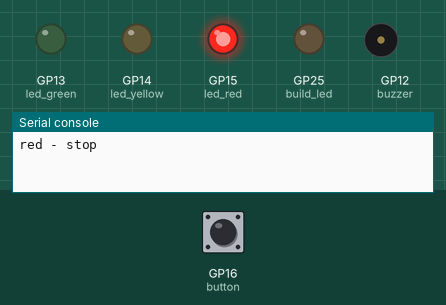
Simulated run of this program. Board: Raspberry Pi Pico running MicroPython. On the bench: output pins drawn as LEDs (lit = HIGH), buzzer (waves = sounding, pin HIGH), the last lines printed to the serial console. The inputs (shaded band) are chosen by the test bench; at power-on: GP16 (button) LOW. Threads take turns every 2 ms.

Above: at 1.2 s.
1.3 s: GP16 (button) pulled HIGH for 0.15 s
At 6.3 s:
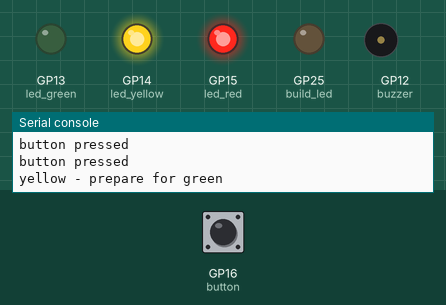
At 20.1 s:
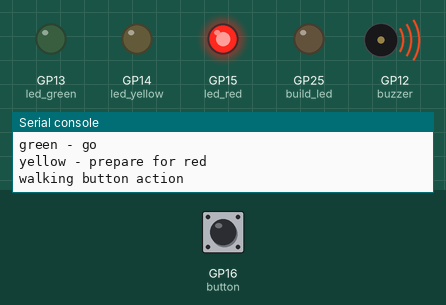
Timing chart, 0 to 21.5 s (numbered marks = the images above; inputs shaded):
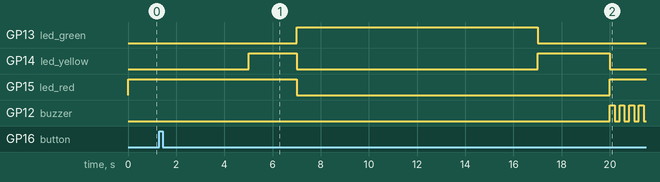

The program:

traffic_lights.py
```python
import machine
import utime
import _thread

led_red = machine.Pin(15, machine.Pin.OUT)
led_red.off()
led_yellow = machine.Pin(14, machine.Pin.OUT)
led_yellow.off()
led_green = machine.Pin(13, machine.Pin.OUT)
led_green.off()

button = machine.Pin(16, machine.Pin.IN, machine.Pin.PULL_DOWN)
buzzer = machine.Pin(12, machine.Pin.OUT)
buzzer.off()
build_led = machine.Pin(25, machine.Pin.OUT)
build_led.off()

global button_pressed
button_pressed = False


def button_reader_thread():
    global button_pressed
    while True:
        if button.value() == 1:
            print("button pressed")
            button_pressed = True


_thread.start_new_thread(button_reader_thread, ())

while True:
    if button_pressed:
        print("walking button action")
        led_red.on()
        for i in range(10):
            buzzer.on()
            utime.sleep(0.2)
            buzzer.off()
            utime.sleep(0.2)
        global button_pressed
        button_pressed = False

    print("red - stop")
    led_red.on()
    utime.sleep(5)

    print("yellow - prepare for green")
    led_yellow.on()
    utime.sleep(2)

    print("green - go")
    led_red.off()
    led_yellow.off()
    led_green.on()
    utime.sleep(10)

    print("yellow - prepare for red")
    led_green.off()
    led_yellow.on()
    utime.sleep(3)
    led_yellow.off()
```

Measured:
- after the input at 1.3 s, GP12 (buzzer): alternates HIGH for 0.20 s and LOW for 0.20 s, starting after 18.7 s
